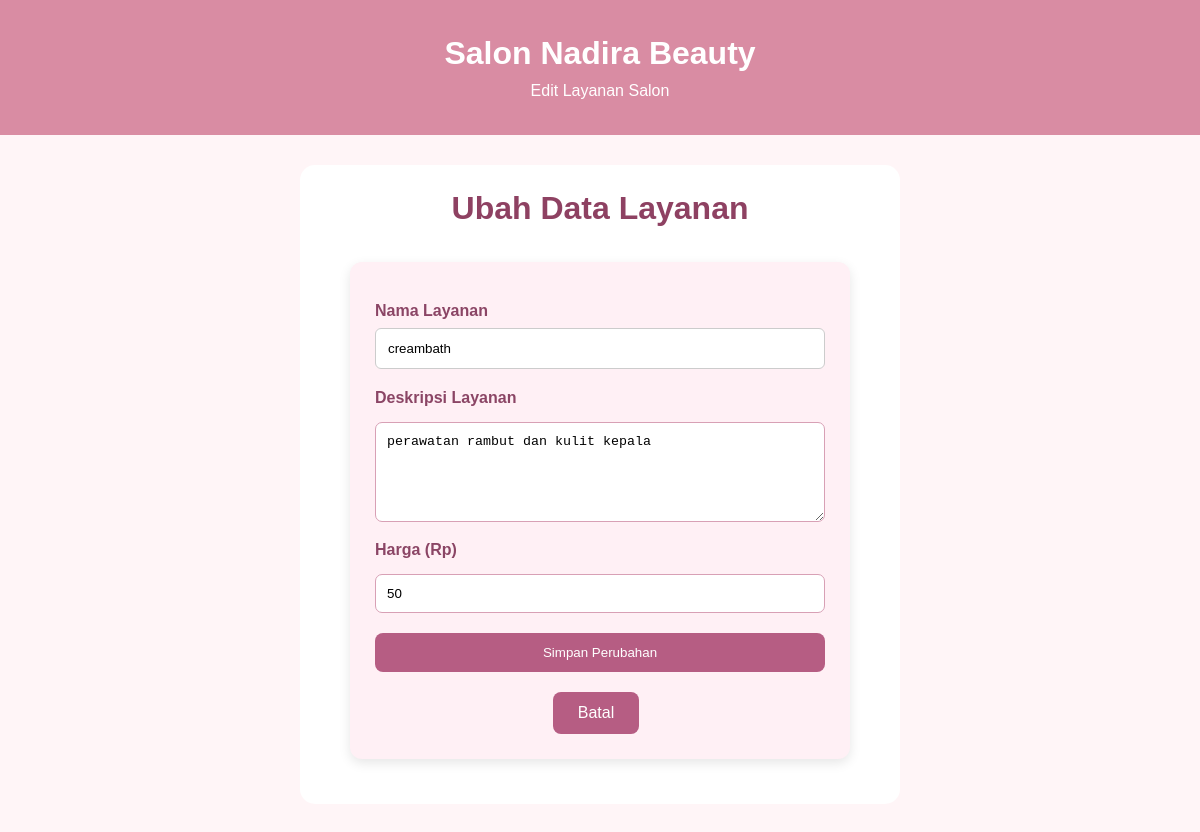
Page /views/edit_layanan.php?id=1 (signed in) on the committed database.
### tables this page shows
CREATE TABLE `layanan` (
  `id_layanan` int(10) NOT NULL,
  `nama_layanan` varchar(100) NOT NULL,
  `deskripsi` text NOT NULL,
  `harga` int(11) NOT NULL DEFAULT 0
);

### views/edit_layanan.php (the view, shortened to what this page needs)
<?php
include __DIR__ . "/../config/databases.php";
$id = (int) ($_GET["id"] ?? 0);
$stmt = mysqli_prepare(
    $conn,
    "SELECT * FROM layanan WHERE id_layanan = ?"
);
mysqli_stmt_bind_param($stmt, "i", $id);
mysqli_stmt_execute($stmt);
$hasil = mysqli_stmt_get_result($stmt);
$layanan = mysqli_fetch_assoc($hasil);
?>
<!DOCTYPE html>
<html lang="id">
<head>
    <link rel="stylesheet" href="../style.css">
</head>
<body>
<header>
    <h1>Salon Nadira Beauty</h1>
    <p>Edit Layanan Salon</p>
</header>
<main>
    <h2>Ubah Data Layanan</h2>
    <form method="POST">
        <label for="nama_layanan">Nama Layanan</label>
        <input
            type="text"
            id="nama_layanan"
            name="nama_layanan"
            value="<?= htmlspecialchars($layanan["nama_layanan"]) ?>"
            required
        >
        <label for="deskripsi">Deskripsi Layanan</label>
        <textarea
            id="deskripsi"
            name="deskripsi"
            required
        ><?= htmlspecialchars($layanan["deskripsi"] ?? "") ?></textarea>
        <label for="harga">Harga (Rp)</label>
        <input
            type="number"
            id="harga"
            name="harga"
            min="1"
            step="1"
            value="<?= (int)($layanan["harga"] ?? 0) ?>"
            required
        >
        <button
            type="submit"
            class="tombol tombol-aksi"
        >
            Simpan Perubahan
        </button>
        <a
            href="admin_layanan.php"
            class="tombol tombol-aksi"
        >
            Batal
        </a>
    </form>
</main>
</body>
</html>

### style.css (style rules this page uses)
* { margin: 0; padding: 0; box-sizing: border-box; }
body { font-family: Arial, sans-serif; background-color: #fff5f7; color: #444; }
header { background-color: #d98ca3; color: white; text-align: center; padding: 35px 20px; }
header h1 { margin-bottom: 10px; }
main { text-align: center; padding: 80px 20px; min-height: 350px; }
main h2 { color: #a94f70; margin-bottom: 20px; }
.tombol { display: inline-block; background-color: #a94f70; color: white; padding: 12px 25px; text-decoration: none; border-radius: 8px; }
form { max-width: 500px; margin: 20px auto; padding: 25px; background-color: #fff0f5; border-radius: 12px; box-shadow: 0 4px 12px rgba(0, 0, 0, 0.1); }
form label { font-weight: bold; color: #8b4565; }
form input, form select, form textarea { width: 100%; padding: 10px; margin-top: 8px; border: 1px solid #e0a5bb; border-radius: 6px; box-sizing: border-box; }
form button { background-color: #c75b83; color: white; padding: 12px 20px; border: none; border-radius: 8px; cursor: pointer; }
form input[type="text"], form input[type="password"] { display: block; width: 100%; box-sizing: border-box; padding: 12px; margin: 8px 0 20px; border: 1px solid #ccc; border-radius: 6px; }
form label { display: block; margin-top: 10px; text-align: left; }
form button { display: block; width: 100%; margin-top: 20px; padding: 12px; box-sizing: border-box; cursor: pointer; }
main { background-image: linear-gradient( rgba(255, 255, 255, 0.65), rgba(255, 240, 245, 0.75) ), url("image/gambar\ salon.jpeg"); background-size: cover; background-position: center; background-repeat: no-repeat; padding: 100px 30px; text-align: center; border-radius: 15px; margin: 30px auto; max-width: 1100px; min-height: 300px; display: flex; flex-direction: column; justify-content: center; align-items: center; }
main h2 { color: #8e4162; font-size: 32px; margin-bottom: 15px; }
main .tombol { display: inline-block; margin-top: 20px; padding: 12px 25px; background-color: #b65d83; color: white; text-decoration: none; border-radius: 8px; }

### views/edit_layanan.php (style rules this page uses)
main { max-width: 600px; margin: 30px auto; padding: 25px; background: white; border-radius: 15px; box-sizing: border-box; }
main h2 { text-align: center; }
form label { display: block; margin-top: 15px; margin-bottom: 7px; font-weight: bold; }
form input, form textarea { width: 100%; padding: 11px; border: 1px solid #d8a0b5; border-radius: 7px; box-sizing: border-box; }
form textarea { min-height: 100px; }
.tombol-aksi { display: inline-block; margin-top: 20px; margin-right: 8px; float: none; }

### rows in the picture
layanan: nama_layanan "creambath", deskripsi "perawatan rambut dan kulit kepala", harga "50"
